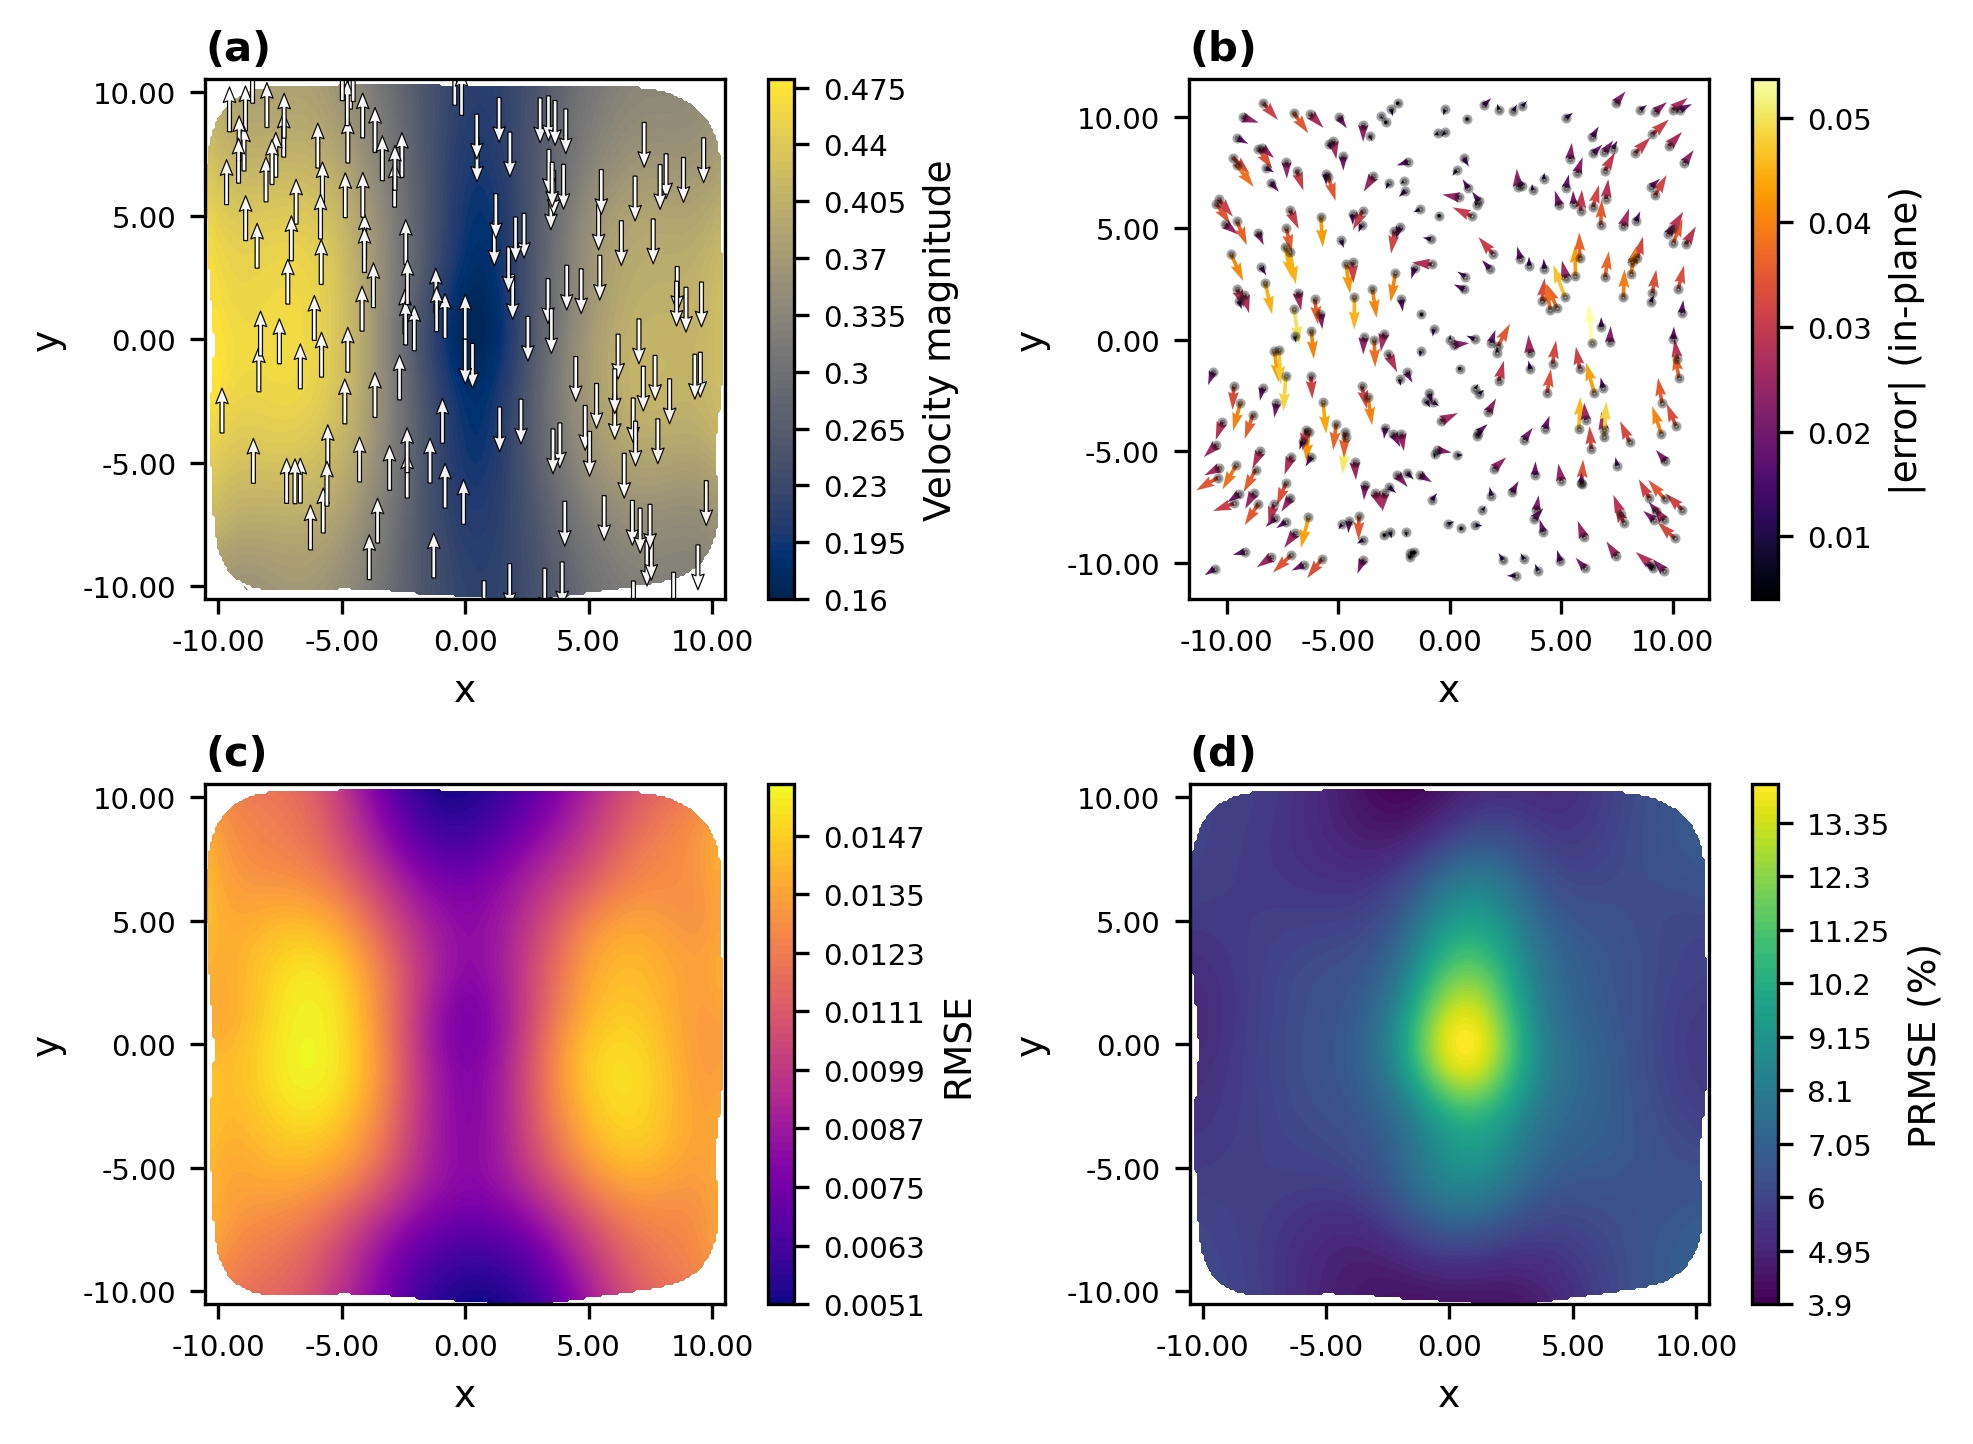

Python code for this plot:
#!/usr/bin/env python3
"""Figure 5 (spatial structure of the NeMO prediction in the opposing-force experiment),
regenerated with the new NeMO stack: Mob_Op_Nbody_Moments with the pc8 moments pair model
(nbody_moments_v2_kinf_rc8_pc8.pt) + learned per-particle diagonal (nbody_diag_v2_pc8.pt),
pair_cutoff = switch_dist = 8.

The protocol is experiments/accuracy_deep_dive.ipynb verbatim, only the operator is swapped:
  (b) representative configuration: N=300, seed 42, phi=0.10, vertical-split ("opposing") unit
      force; in-plane error vectors e_i = u_MFS - u_NeMO coloured by |e_i,xy|.
  (a,c,d) KDE fields over 10 configurations (N=250, seeds 42..51): predicted velocity magnitude
      (with force arrows), per-particle translational RMSE, and relative RMSE (%).
Truth is MobMFSTriton Xfine (tol 1e-8).  KDE surfaces: expected value = weighted KDE /
unweighted KDE x mean weight on a 220x220 grid, masked below the 8th density percentile.

    TORCH_COMPILE_DISABLE=1 python figures/fig5_deep_dive.py            # full run (GPU for MFS truth)
    python figures/fig5_deep_dive.py --plot-only                        # re-render from the NPZ

Outputs: figures/fig5_deep_dive.{pdf,png}, the collected data in figures/fig5_deep_dive_data.npz,
and a drop-in copy at figures/accuracy_deep_dive_fields_2x2.pdf (the paper's include name).
"""
from __future__ import annotations

import argparse
import os
import shutil
import sys
import time
from pathlib import Path

import numpy as np

ROOT = Path(__file__).resolve().parents[1]
sys.path = [p for p in sys.path if p != str(ROOT)]
sys.path.insert(0, str(ROOT))
sys.path.insert(1, str(ROOT / "src"))
os.chdir(ROOT)
os.environ.setdefault("TORCH_COMPILE_DISABLE", "1")

VOL_FRAC = 0.10
PAPER_FONT_SIZES = {"font.size": 24, "axes.labelsize": 30, "axes.titlesize": 28, "xtick.labelsize": 26,
                    "ytick.labelsize": 26, "legend.fontsize": 24, "figure.titlesize": 32}


def make_vertical_split(centers: np.ndarray) -> np.ndarray:
    """Unit +/-y force split at the box midplane (the paper's opposing-force field)."""
    x = centers[:, 0]
    x_mid = 0.5 * (x.min() + x.max())
    F = np.stack([np.zeros_like(x), np.where(x < x_mid, 1.0, -1.0), np.zeros_like(x)], axis=1)
    return F / np.linalg.norm(F, axis=1, keepdims=True)


def particle_rel_rmse(predicted: np.ndarray, velocity: np.ndarray) -> np.ndarray:
    """Per-particle relative RMSE (%) of the linear velocity, per-particle RMS normalisation."""
    diff = velocity[:, :3] - predicted[:, :3]
    rmse = np.sqrt(np.mean(diff * diff, axis=1))
    ref = np.sqrt(np.mean(velocity[:, :3] ** 2, axis=1))
    return np.where(ref > 1e-8, rmse / ref * 100.0, 0.0)


def build_models():
    from src.mob_op_nbody_moments import Mob_Op_Nbody_Moments
    from src.triton_mfs import MobMFSTriton

    mob = Mob_Op_Nbody_Moments(shape="sphere", self_nn_path="data/models/self_interaction_model.pt",
                               two_nn_path="data/models/two_body_combined_model.pt",
                               nbody_nn_path="data/models/nbody_moments_v2_kinf_rc8_pc8.pt",
                               switch_dist=8.0, pair_cutoff=8.0, neighbor_cutoff=8.0, max_neighbors=None,
                               diag_nn_path="data/models/nbody_diag_v2_pc8.pt", diag_cutoff=8.0)
    truth = MobMFSTriton(shape="sphere", acc="Xfine", tol=1e-8)
    return mob, truth


def run_case(mob, truth, N: int, seed: int):
    import torch
    from benchmarks.cluster import uniform_sphere_cluster

    centers, _ = uniform_sphere_cluster(volume_fraction=VOL_FRAC, numParticles=N, radius=1.0, seed=seed)
    config = np.concatenate([centers, np.tile([0.0, 0.0, 0.0, 1.0], (N, 1))], axis=1)
    forces = np.concatenate([make_vertical_split(centers), np.zeros((N, 3))], axis=1)
    t0 = time.time()
    velocity = truth.apply(config, forces, viscosity=1.0)
    t1 = time.time()
    with torch.no_grad():
        predicted = mob.apply(config, forces, 1.0)
    predicted = np.asarray(predicted.cpu() if torch.is_tensor(predicted) else predicted, dtype=np.float64)
    return centers, forces, np.asarray(velocity, dtype=np.float64), predicted, t1 - t0, time.time() - t1


def collect(args) -> dict:
    mob, truth = build_models()
    # representative configuration for the error-vector panel (b)
    centers, forces, velocity, predicted, t_mfs, t_op = run_case(mob, truth, args.rep_particles, args.base_seed)
    err = velocity[:, :3] - predicted[:, :3]
    print(f"[rep] N={args.rep_particles} seed={args.base_seed}: mean |e_xy|={np.linalg.norm(err[:, :2], axis=1).mean():.4e} "
          f"max={np.linalg.norm(err[:, :2], axis=1).max():.4e}  [mfs {t_mfs:.0f} s, op {t_op:.0f} s]", flush=True)
    out = {"rep_xy": centers[:, :2], "rep_err_xy": err[:, :2], "rep_err_mag": np.linalg.norm(err, axis=1)}

    # KDE dataset for panels (a), (c), (d)
    xy, force_xy, rel_rmse, abs_rmse, velocity_mag = [], [], [], [], []
    for run_idx in range(args.num_configs):
        seed = args.base_seed + run_idx
        centers, forces, velocity, predicted, t_mfs, t_op = run_case(mob, truth, args.num_particles, seed)
        diff = velocity[:, :3] - predicted[:, :3]
        xy.append(centers[:, :2]); force_xy.append(forces[:, :2])
        rel_rmse.append(particle_rel_rmse(predicted, velocity))
        abs_rmse.append(np.sqrt(np.mean(diff * diff, axis=1)))
        velocity_mag.append(np.linalg.norm(predicted[:, :3], axis=1))  # caption: *predicted* velocity magnitude
        print(f"[KDE] run {run_idx + 1}/{args.num_configs} seed={seed}: mean rel-RMSE={rel_rmse[-1].mean():.3f}% "
              f"mean RMSE={abs_rmse[-1].mean():.4e} mean |u|={velocity_mag[-1].mean():.4e}  "
              f"[mfs {t_mfs:.0f} s, op {t_op:.0f} s]", flush=True)
    out.update({"xy": np.concatenate(xy), "force_xy": np.concatenate(force_xy),
                "rel_rmse": np.concatenate(rel_rmse), "abs_rmse": np.concatenate(abs_rmse),
                "velocity_mag": np.concatenate(velocity_mag),
                "runs": np.repeat(np.arange(args.num_configs), args.num_particles)})

    # per-run 5 %-trimmed robust mean of the relative RMSE (the notebook's summary number)
    robust = []
    for r in range(args.num_configs):
        v = np.sort(out["rel_rmse"][out["runs"] == r])
        k = int(np.floor(0.05 * v.size))
        robust.append(v[k:v.size - k].mean())
    print(f"[robust rel-RMSE] per-run 5%-trimmed means: " + " ".join(f"{v:.2f}" for v in robust)
          + f"  | avg {np.mean(robust):.3f}%", flush=True)
    return out


def plot(d: dict, out_stem: Path):
    import matplotlib
    matplotlib.use("Agg")
    import matplotlib.pyplot as plt
    from matplotlib.ticker import FormatStrFormatter, FuncFormatter
    from scipy.stats import gaussian_kde

    plt.rcParams.update(PAPER_FONT_SIZES)

    # ---- KDE surfaces (accuracy_deep_dive.ipynb cell 7) ----
    x, y = d["xy"][:, 0], d["xy"][:, 1]
    points = np.vstack([x, y])
    density_kde = gaussian_kde(points)
    x_pad = 0.03 * (x.max() - x.min() + 1e-12); y_pad = 0.03 * (y.max() - y.min() + 1e-12)
    gx = np.linspace(x.min() - x_pad, x.max() + x_pad, 220)
    gy = np.linspace(y.min() - y_pad, y.max() + y_pad, 220)
    grid_x, grid_y = np.meshgrid(gx, gy)
    grid = np.vstack([grid_x.ravel(), grid_y.ravel()])
    density = density_kde(grid).reshape(grid_x.shape)

    def expected_surface(values):
        w = np.clip(values, 0.0, None)
        density_w = gaussian_kde(points, weights=w)(grid).reshape(grid_x.shape)
        return (density_w / np.maximum(density, 1e-15)) * w.mean()

    mask = density < np.quantile(density[density > 0.0], 0.08)
    surfaces = {"Velocity Magnitude": np.ma.array(expected_surface(d["velocity_mag"]), mask=mask),
                "RMSE": np.ma.array(expected_surface(d["abs_rmse"]), mask=mask),
                "Relative RMSE (%)": np.ma.array(expected_surface(d["rel_rmse"]), mask=mask)}

    # ---- 2x2 export (accuracy_deep_dive.ipynb cell 12) ----
    FIG_WIDTH_IN, FIG_HEIGHT_IN = 6.5, 4.7
    AXIS_LABEL_SIZE, TICK_LABEL_SIZE, CBAR_LABEL_SIZE, CBAR_TICK_SIZE, PANEL_LABEL_SIZE = 9, 7, 9, 7, 10
    NUM_ARROWS = 150
    panel_defs = [("Velocity Magnitude", "cividis", "Velocity magnitude", True),
                  ("RMSE", "plasma", "RMSE", False),
                  ("Relative RMSE (%)", "viridis", "PRMSE (%)", False)]

    fig, axes_grid = plt.subplots(2, 2, figsize=(FIG_WIDTH_IN, FIG_HEIGHT_IN), constrained_layout=True)
    axes = [axes_grid[0, 0], axes_grid[1, 0], axes_grid[1, 1], axes_grid[0, 1]]
    stride = max(1, d["xy"].shape[0] // NUM_ARROWS)

    for ax, (metric_name, cmap_name, cbar_label, show_arrows) in zip(axes[:3], panel_defs):
        heat = ax.contourf(grid_x, grid_y, surfaces[metric_name], levels=75, cmap=cmap_name)
        heat.set_edgecolor("face")  # close sub-pixel seams between filled bands in vector output
        if show_arrows:
            ax.quiver(d["xy"][::stride, 0], d["xy"][::stride, 1],
                      d["force_xy"][::stride, 0], d["force_xy"][::stride, 1],
                      angles="xy", scale_units="xy", scale=0.55, width=0.0075, color="white", alpha=0.95,
                      headwidth=3.2, headlength=4.0, headaxislength=3.6, linewidths=0.3, edgecolors="black")
        ax.set_aspect("equal", "box")
        ax.set_xlabel("x", fontsize=AXIS_LABEL_SIZE); ax.set_ylabel("y", fontsize=AXIS_LABEL_SIZE)
        ax.tick_params(axis="x", labelsize=TICK_LABEL_SIZE); ax.tick_params(axis="y", labelsize=TICK_LABEL_SIZE)
        ax.xaxis.set_major_formatter(FormatStrFormatter("%.2f")); ax.yaxis.set_major_formatter(FormatStrFormatter("%.2f"))
        cbar = fig.colorbar(heat, ax=ax, fraction=0.046, pad=0.02)
        cbar.set_label(cbar_label, fontsize=CBAR_LABEL_SIZE)
        cbar.ax.tick_params(labelsize=CBAR_TICK_SIZE)
        # The notebook rounded tick positions to 2-3 decimals; the new operator's RMSE is ~10x
        # smaller, which collapses those ticks, so format the default ticks instead.
        cbar.ax.yaxis.set_major_formatter(FuncFormatter(lambda v, _: f"{v:.4g}"))

    q = axes[3].quiver(d["rep_xy"][:, 0], d["rep_xy"][:, 1], d["rep_err_xy"][:, 0], d["rep_err_xy"][:, 1],
                       d["rep_err_mag"], angles="xy", scale=None, width=0.007, cmap="inferno")
    axes[3].scatter(d["rep_xy"][:, 0], d["rep_xy"][:, 1], s=2, c="k", alpha=0.35)
    axes[3].set_aspect("equal", "box")
    axes[3].set_xlabel("x", fontsize=AXIS_LABEL_SIZE); axes[3].set_ylabel("y", fontsize=AXIS_LABEL_SIZE)
    axes[3].tick_params(axis="x", labelsize=TICK_LABEL_SIZE); axes[3].tick_params(axis="y", labelsize=TICK_LABEL_SIZE)
    axes[3].xaxis.set_major_formatter(FormatStrFormatter("%.2f")); axes[3].yaxis.set_major_formatter(FormatStrFormatter("%.2f"))
    cbar = fig.colorbar(q, ax=axes[3], fraction=0.046, pad=0.02)
    cbar.set_label("|error| (in-plane)", fontsize=CBAR_LABEL_SIZE)
    cbar.ax.tick_params(labelsize=CBAR_TICK_SIZE)

    for ax, tag in [(axes_grid[0, 0], "(a)"), (axes_grid[0, 1], "(b)"), (axes_grid[1, 0], "(c)"), (axes_grid[1, 1], "(d)")]:
        ax.set_title("")
        ax.text(0.0, 1.02, tag, transform=ax.transAxes, ha="left", va="bottom",
                fontsize=PANEL_LABEL_SIZE, fontweight="bold")

    fig.savefig(out_stem.with_suffix(".pdf"), format="pdf", bbox_inches="tight")
    fig.savefig(out_stem.with_suffix(".png"), dpi=300, bbox_inches="tight")
    shutil.copy(out_stem.with_suffix(".pdf"), "figures/accuracy_deep_dive_fields_2x2.pdf")
    print(f"-> {out_stem}.pdf, {out_stem}.png, figures/accuracy_deep_dive_fields_2x2.pdf "
          f"(6.5x4.7 in, include at width=\\columnwidth with no height override)")


def main():
    ap = argparse.ArgumentParser(description=__doc__, formatter_class=argparse.RawDescriptionHelpFormatter)
    ap.add_argument("--num-particles", type=int, default=250, help="particles per KDE configuration")
    ap.add_argument("--num-configs", type=int, default=10, help="KDE configurations")
    ap.add_argument("--rep-particles", type=int, default=300, help="particles in the representative (b) configuration")
    ap.add_argument("--base-seed", type=int, default=42)
    ap.add_argument("--out", type=Path, default=Path("figures/fig5_deep_dive"))
    ap.add_argument("--plot-only", action="store_true", help="re-render the figure from the existing NPZ")
    args = ap.parse_args()
    npz = args.out.parent / (args.out.name + "_data.npz")
    if args.plot_only:
        d = dict(np.load(npz))
    else:
        d = collect(args)
        np.savez(npz, **d)
        print(f"-> {npz}")
    plot(d, args.out)


if __name__ == "__main__":
    main()
